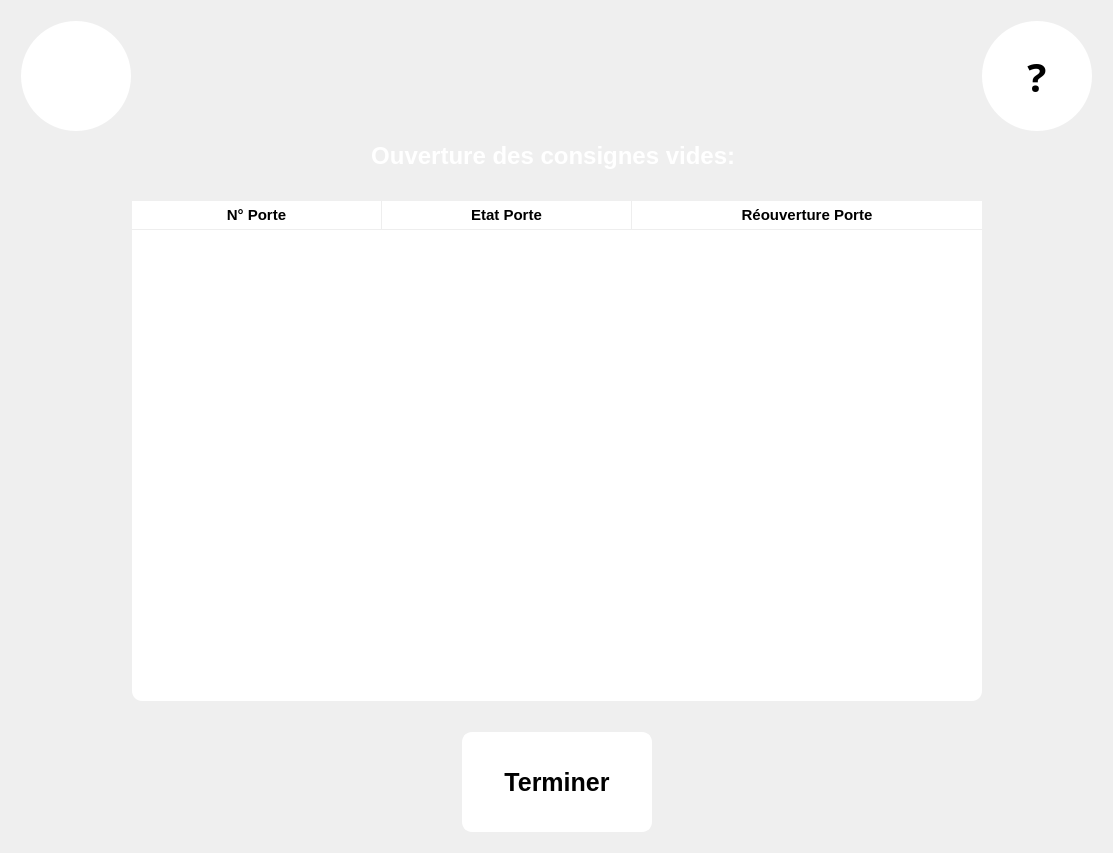
<?xml version="1.0" encoding="UTF-8"?>
<ui version="4.0">
 <class>OpenEmptyBox</class>
 <widget class="QWidget" name="OpenEmptyBox">
  <property name="geometry">
   <rect>
    <x>0</x>
    <y>0</y>
    <width>1113</width>
    <height>853</height>
   </rect>
  </property>
  <property name="windowTitle">
   <string>Form</string>
  </property>
  <property name="styleSheet">
   <string notr="true">QToolTip{	
	border:1px white;	
	border-radius:0px;  
	font : 15pt;
	background-color: rgb(114, 114, 114);
	color: rgb(255, 255, 255);	    	
}</string>
  </property>
  <layout class="QGridLayout" name="gridLayout">
   <item row="0" column="0">
    <layout class="QVBoxLayout" name="verticalLayout">
     <property name="margin">
      <number>5</number>
     </property>
     <item>
      <layout class="QHBoxLayout" name="horizontalLayout_3">
       <property name="margin">
        <number>5</number>
       </property>
       <item>
        <widget class="QToolButton" name="B_Assistance">
         <property name="font">
          <font>
           <family>Droid Sans Georgian</family>
           <pointsize>30</pointsize>
           <weight>75</weight>
           <bold>true</bold>
          </font>
         </property>
         <property name="styleSheet">
          <string notr="true">QToolButton{
background-color: rgb(255, 255, 255);
border:none;
border-radius:55px;
max-width:110px;
max-height:110px;
min-width:110px;
min-height:110px;
}

QToolButton:pressed{ 
	background-color: #ECF0F1;
}
QToolTip{
	border:1px white;	
	border-radius:0px;
	font : 15pt;
	background-color: rgb(114, 114, 114);
	color: rgb(255, 255, 255);	    	
}</string>
         </property>
         <property name="text">
          <string/>
         </property>
         <property name="icon">
          <iconset resource="Src.qrc">
           <normaloff>:/ImgList/BAssistance</normaloff>:/ImgList/BAssistance</iconset>
         </property>
         <property name="iconSize">
          <size>
           <width>70</width>
           <height>70</height>
          </size>
         </property>
         <property name="popupMode">
          <enum>QToolButton::DelayedPopup</enum>
         </property>
         <property name="toolButtonStyle">
          <enum>Qt::ToolButtonIconOnly</enum>
         </property>
         <property name="autoRaise">
          <bool>true</bool>
         </property>
        </widget>
       </item>
       <item>
        <spacer name="horizontalSpacer">
         <property name="orientation">
          <enum>Qt::Horizontal</enum>
         </property>
         <property name="sizeHint" stdset="0">
          <size>
           <width>40</width>
           <height>20</height>
          </size>
         </property>
        </spacer>
       </item>
       <item>
        <widget class="QToolButton" name="B_Help">
         <property name="palette">
          <palette>
           <active>
            <colorrole role="Button">
             <brush brushstyle="SolidPattern">
              <color alpha="255">
               <red>255</red>
               <green>255</green>
               <blue>255</blue>
              </color>
             </brush>
            </colorrole>
            <colorrole role="Base">
             <brush brushstyle="SolidPattern">
              <color alpha="255">
               <red>255</red>
               <green>255</green>
               <blue>255</blue>
              </color>
             </brush>
            </colorrole>
            <colorrole role="Window">
             <brush brushstyle="SolidPattern">
              <color alpha="255">
               <red>255</red>
               <green>255</green>
               <blue>255</blue>
              </color>
             </brush>
            </colorrole>
           </active>
           <inactive>
            <colorrole role="Button">
             <brush brushstyle="SolidPattern">
              <color alpha="255">
               <red>255</red>
               <green>255</green>
               <blue>255</blue>
              </color>
             </brush>
            </colorrole>
            <colorrole role="Base">
             <brush brushstyle="SolidPattern">
              <color alpha="255">
               <red>255</red>
               <green>255</green>
               <blue>255</blue>
              </color>
             </brush>
            </colorrole>
            <colorrole role="Window">
             <brush brushstyle="SolidPattern">
              <color alpha="255">
               <red>255</red>
               <green>255</green>
               <blue>255</blue>
              </color>
             </brush>
            </colorrole>
           </inactive>
           <disabled>
            <colorrole role="Button">
             <brush brushstyle="SolidPattern">
              <color alpha="255">
               <red>255</red>
               <green>255</green>
               <blue>255</blue>
              </color>
             </brush>
            </colorrole>
            <colorrole role="Base">
             <brush brushstyle="SolidPattern">
              <color alpha="255">
               <red>255</red>
               <green>255</green>
               <blue>255</blue>
              </color>
             </brush>
            </colorrole>
            <colorrole role="Window">
             <brush brushstyle="SolidPattern">
              <color alpha="255">
               <red>255</red>
               <green>255</green>
               <blue>255</blue>
              </color>
             </brush>
            </colorrole>
           </disabled>
          </palette>
         </property>
         <property name="font">
          <font>
           <family>Droid Sans Georgian</family>
           <pointsize>30</pointsize>
           <weight>75</weight>
           <bold>true</bold>
          </font>
         </property>
         <property name="styleSheet">
          <string notr="true">QToolButton{
background-color: rgb(255, 255, 255);
border:none;
border-radius:55px;
max-width:110px;
max-height:110px;
min-width:110px;
min-height:110px;
}

QToolButton:pressed{ 
	background-color: #ECF0F1;
}

QToolTip{
	border:1px white;	
	border-radius:0px;
	font : 15pt;
	background-color: rgb(114, 114, 114);
	color: rgb(255, 255, 255);	    	
}</string>
         </property>
         <property name="text">
          <string>?</string>
         </property>
         <property name="checkable">
          <bool>false</bool>
         </property>
         <property name="popupMode">
          <enum>QToolButton::DelayedPopup</enum>
         </property>
         <property name="toolButtonStyle">
          <enum>Qt::ToolButtonIconOnly</enum>
         </property>
         <property name="autoRaise">
          <bool>true</bool>
         </property>
        </widget>
       </item>
      </layout>
     </item>
     <item>
      <layout class="QHBoxLayout" name="horizontalLayout">
       <item>
        <widget class="QLabel" name="label">
         <property name="font">
          <font>
           <pointsize>18</pointsize>
           <weight>75</weight>
           <bold>true</bold>
          </font>
         </property>
         <property name="styleSheet">
          <string notr="true">color: rgb(255, 255, 255);</string>
         </property>
         <property name="text">
          <string>Ouverture des consignes vides: </string>
         </property>
         <property name="alignment">
          <set>Qt::AlignCenter</set>
         </property>
        </widget>
       </item>
      </layout>
     </item>
     <item>
      <spacer name="verticalSpacer">
       <property name="orientation">
        <enum>Qt::Vertical</enum>
       </property>
       <property name="sizeType">
        <enum>QSizePolicy::Fixed</enum>
       </property>
       <property name="sizeHint" stdset="0">
        <size>
         <width>20</width>
         <height>20</height>
        </size>
       </property>
      </spacer>
     </item>
     <item>
      <layout class="QHBoxLayout" name="horizontalLayout_4">
       <property name="margin">
        <number>5</number>
       </property>
       <item>
        <spacer name="horizontalSpacer_6">
         <property name="orientation">
          <enum>Qt::Horizontal</enum>
         </property>
         <property name="sizeType">
          <enum>QSizePolicy::MinimumExpanding</enum>
         </property>
         <property name="sizeHint" stdset="0">
          <size>
           <width>40</width>
           <height>20</height>
          </size>
         </property>
        </spacer>
       </item>
       <item>
        <widget class="QTreeWidget" name="ListPackage_empty">
         <property name="sizePolicy">
          <sizepolicy hsizetype="Expanding" vsizetype="Expanding">
           <horstretch>0</horstretch>
           <verstretch>0</verstretch>
          </sizepolicy>
         </property>
         <property name="minimumSize">
          <size>
           <width>850</width>
           <height>0</height>
          </size>
         </property>
         <property name="maximumSize">
          <size>
           <width>1000</width>
           <height>16777215</height>
          </size>
         </property>
         <property name="font">
          <font>
           <pointsize>14</pointsize>
           <weight>75</weight>
           <bold>true</bold>
          </font>
         </property>
         <property name="cursor" stdset="0">
          <cursorShape>ArrowCursor</cursorShape>
         </property>
         <property name="styleSheet">
          <string notr="true">QTreeView{
	border-radius:10px;
	background-color: rgb(255, 255, 255);
}

QTreeView::item{
	background-color: rgb(255, 255, 255);
}

QTreeView QHeaderView::section{
	background-color: rgb(255, 255, 255);
	height:28px;
	border-top:0px solid grey;
	border-right:1px solid rgb(238, 238, 238);
	border-bottom:1px solid rgb(238, 238, 238);
   
}

QTreeView QHeaderView::section:last{
	border-top:0px solid grey;
	border-right:0px solid rgb(238, 238, 238);
	border-bottom:1px solid rgb(238, 238, 238);
}



QScrollBar::add-line:vertical {

    background: grey;
    height: 28px;
    subcontrol-position: bottom;
    subcontrol-origin: margin;
}

QScrollBar::sub-line:vertical {
    background: grey;
    height: 28px;
    subcontrol-position: top;
    subcontrol-origin: margin;
}
QScrollBar::up-arrow:vertical{
  
  width: 0; height: 0;
  bottom:7px;
  border: 12px solid transparent;
  border-top-color: transparent;
  border-right-color: grey;
  border-bottom-color: white;
  border-left-color: grey;

}

QScrollBar:down-arrow:vertical{
  width: 0; height: 0;
  top:7px;
  border: 12px solid transparent;
  border-bottom-color: transparent;
  border-right-color: grey;
  border-top-color: white;
  border-left-color: grey;
}

QScrollBar::vertical{
	border-radius:10px ;
	padding-top:25px;
	padding-bottom:25px;
	border:3px solid grey;
    width:60px;	
/*	margin:22 0 22 0 ;*/
    background: rgb(195, 195, 195);  
	
}

QScrollBar::handle:vertical{
	border-radius: 10px;
	border: 2px solid white;
	min-height: 40px;
    min-width:2px;
    max-height: 40px;
    max-width:2px;		
    margin: 2px;
	background: white;
   
}
QScrollBar::add-page:vertical, QScrollBar::sub-page:vertical {
    background: none;
}
</string>
         </property>
         <property name="frameShadow">
          <enum>QFrame::Sunken</enum>
         </property>
         <property name="verticalScrollBarPolicy">
          <enum>Qt::ScrollBarAsNeeded</enum>
         </property>
         <property name="horizontalScrollBarPolicy">
          <enum>Qt::ScrollBarAlwaysOff</enum>
         </property>
         <property name="autoScroll">
          <bool>true</bool>
         </property>
         <property name="autoScrollMargin">
          <number>80</number>
         </property>
         <property name="editTriggers">
          <set>QAbstractItemView::NoEditTriggers</set>
         </property>
         <property name="tabKeyNavigation">
          <bool>false</bool>
         </property>
         <property name="showDropIndicator" stdset="0">
          <bool>false</bool>
         </property>
         <property name="selectionMode">
          <enum>QAbstractItemView::NoSelection</enum>
         </property>
         <property name="selectionBehavior">
          <enum>QAbstractItemView::SelectItems</enum>
         </property>
         <property name="iconSize">
          <size>
           <width>150</width>
           <height>70</height>
          </size>
         </property>
         <property name="textElideMode">
          <enum>Qt::ElideMiddle</enum>
         </property>
         <property name="verticalScrollMode">
          <enum>QAbstractItemView::ScrollPerPixel</enum>
         </property>
         <property name="indentation">
          <number>20</number>
         </property>
         <property name="rootIsDecorated">
          <bool>false</bool>
         </property>
         <property name="uniformRowHeights">
          <bool>true</bool>
         </property>
         <property name="itemsExpandable">
          <bool>false</bool>
         </property>
         <property name="sortingEnabled">
          <bool>false</bool>
         </property>
         <property name="animated">
          <bool>true</bool>
         </property>
         <property name="allColumnsShowFocus">
          <bool>true</bool>
         </property>
         <property name="wordWrap">
          <bool>true</bool>
         </property>
         <property name="expandsOnDoubleClick">
          <bool>false</bool>
         </property>
         <property name="columnCount">
          <number>3</number>
         </property>
         <attribute name="headerVisible">
          <bool>true</bool>
         </attribute>
         <attribute name="headerCascadingSectionResizes">
          <bool>false</bool>
         </attribute>
         <attribute name="headerDefaultSectionSize">
          <number>250</number>
         </attribute>
         <attribute name="headerHighlightSections">
          <bool>true</bool>
         </attribute>
         <attribute name="headerMinimumSectionSize">
          <number>250</number>
         </attribute>
         <attribute name="headerShowSortIndicator" stdset="0">
          <bool>false</bool>
         </attribute>
         <attribute name="headerStretchLastSection">
          <bool>true</bool>
         </attribute>
         <column>
          <property name="text">
           <string notr="true">N° Porte</string>
          </property>
          <property name="font">
           <font>
            <pointsize>11</pointsize>
            <weight>75</weight>
            <bold>true</bold>
           </font>
          </property>
          <property name="textAlignment">
           <set>AlignHCenter|AlignVCenter|AlignCenter</set>
          </property>
          <property name="background">
           <color alpha="0">
            <red>0</red>
            <green>0</green>
            <blue>0</blue>
           </color>
          </property>
         </column>
         <column>
          <property name="text">
           <string notr="true">Etat Porte</string>
          </property>
          <property name="font">
           <font>
            <pointsize>11</pointsize>
            <weight>75</weight>
            <bold>true</bold>
           </font>
          </property>
          <property name="textAlignment">
           <set>AlignHCenter|AlignVCenter|AlignCenter</set>
          </property>
          <property name="background">
           <color alpha="0">
            <red>0</red>
            <green>0</green>
            <blue>0</blue>
           </color>
          </property>
         </column>
         <column>
          <property name="text">
           <string notr="true">Réouverture Porte</string>
          </property>
          <property name="font">
           <font>
            <pointsize>11</pointsize>
            <weight>75</weight>
            <bold>true</bold>
           </font>
          </property>
          <property name="textAlignment">
           <set>AlignHCenter|AlignVCenter|AlignCenter</set>
          </property>
          <property name="background">
           <color alpha="0">
            <red>0</red>
            <green>0</green>
            <blue>0</blue>
           </color>
          </property>
         </column>
        </widget>
       </item>
       <item>
        <spacer name="horizontalSpacer_7">
         <property name="orientation">
          <enum>Qt::Horizontal</enum>
         </property>
         <property name="sizeType">
          <enum>QSizePolicy::MinimumExpanding</enum>
         </property>
         <property name="sizeHint" stdset="0">
          <size>
           <width>40</width>
           <height>20</height>
          </size>
         </property>
        </spacer>
       </item>
      </layout>
     </item>
     <item>
      <spacer name="verticalSpacer_2">
       <property name="orientation">
        <enum>Qt::Vertical</enum>
       </property>
       <property name="sizeType">
        <enum>QSizePolicy::Fixed</enum>
       </property>
       <property name="sizeHint" stdset="0">
        <size>
         <width>20</width>
         <height>15</height>
        </size>
       </property>
      </spacer>
     </item>
     <item>
      <layout class="QHBoxLayout" name="horizontalLayout_2">
       <property name="margin">
        <number>5</number>
       </property>
       <item>
        <spacer name="horizontalSpacer_3">
         <property name="orientation">
          <enum>Qt::Horizontal</enum>
         </property>
         <property name="sizeType">
          <enum>QSizePolicy::MinimumExpanding</enum>
         </property>
         <property name="sizeHint" stdset="0">
          <size>
           <width>40</width>
           <height>20</height>
          </size>
         </property>
        </spacer>
       </item>
       <item>
        <widget class="QPushButton" name="B_Retour">
         <property name="minimumSize">
          <size>
           <width>190</width>
           <height>100</height>
          </size>
         </property>
         <property name="maximumSize">
          <size>
           <width>190</width>
           <height>100</height>
          </size>
         </property>
         <property name="palette">
          <palette>
           <active>
            <colorrole role="Button">
             <brush brushstyle="SolidPattern">
              <color alpha="255">
               <red>1</red>
               <green>162</green>
               <blue>239</blue>
              </color>
             </brush>
            </colorrole>
            <colorrole role="Base">
             <brush brushstyle="SolidPattern">
              <color alpha="255">
               <red>1</red>
               <green>162</green>
               <blue>239</blue>
              </color>
             </brush>
            </colorrole>
            <colorrole role="Window">
             <brush brushstyle="SolidPattern">
              <color alpha="255">
               <red>1</red>
               <green>162</green>
               <blue>239</blue>
              </color>
             </brush>
            </colorrole>
           </active>
           <inactive>
            <colorrole role="Button">
             <brush brushstyle="SolidPattern">
              <color alpha="255">
               <red>1</red>
               <green>162</green>
               <blue>239</blue>
              </color>
             </brush>
            </colorrole>
            <colorrole role="Base">
             <brush brushstyle="SolidPattern">
              <color alpha="255">
               <red>1</red>
               <green>162</green>
               <blue>239</blue>
              </color>
             </brush>
            </colorrole>
            <colorrole role="Window">
             <brush brushstyle="SolidPattern">
              <color alpha="255">
               <red>1</red>
               <green>162</green>
               <blue>239</blue>
              </color>
             </brush>
            </colorrole>
           </inactive>
           <disabled>
            <colorrole role="Button">
             <brush brushstyle="SolidPattern">
              <color alpha="255">
               <red>1</red>
               <green>162</green>
               <blue>239</blue>
              </color>
             </brush>
            </colorrole>
            <colorrole role="Base">
             <brush brushstyle="SolidPattern">
              <color alpha="255">
               <red>1</red>
               <green>162</green>
               <blue>239</blue>
              </color>
             </brush>
            </colorrole>
            <colorrole role="Window">
             <brush brushstyle="SolidPattern">
              <color alpha="255">
               <red>1</red>
               <green>162</green>
               <blue>239</blue>
              </color>
             </brush>
            </colorrole>
           </disabled>
          </palette>
         </property>
         <property name="font">
          <font>
           <pointsize>19</pointsize>
           <weight>75</weight>
           <bold>true</bold>
          </font>
         </property>
         <property name="styleSheet">
          <string notr="true">QPushButton:flat:pressed{ 

	background-color: #ECF0F1;
}

QPushButton:flat {   
    	border:2px solid white;
		border-style: outset;
        border-radius:10px;
        background-color: rgb(255, 255, 255);
}</string>
         </property>
         <property name="text">
          <string>Terminer</string>
         </property>
         <property name="flat">
          <bool>true</bool>
         </property>
        </widget>
       </item>
       <item>
        <spacer name="horizontalSpacer_5">
         <property name="orientation">
          <enum>Qt::Horizontal</enum>
         </property>
         <property name="sizeType">
          <enum>QSizePolicy::MinimumExpanding</enum>
         </property>
         <property name="sizeHint" stdset="0">
          <size>
           <width>40</width>
           <height>20</height>
          </size>
         </property>
        </spacer>
       </item>
      </layout>
     </item>
    </layout>
   </item>
  </layout>
 </widget>
 <resources>
  <include location="Src.qrc"/>
 </resources>
 <connections/>
</ui>
